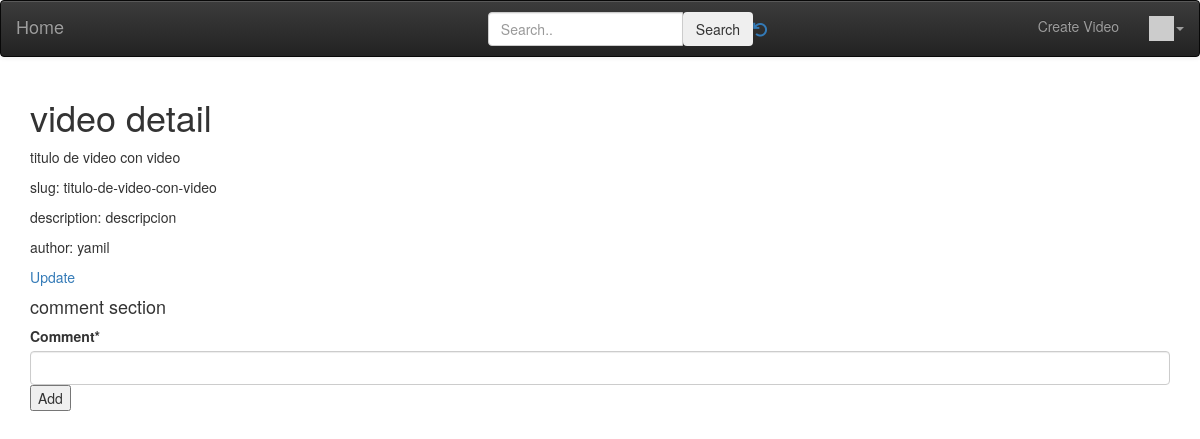
Screenshot of /6/ (signed in) with the database file from the repository.
### videos/models.py (models this page shows, shortened)
class Video(models.Model):
    title = models.CharField(max_length=255)
    description = models.TextField()
    slug = models.SlugField()
    video_file = models.FileField(upload_to='assets/videos/', validators=[FileExtensionValidator(allowed_extensions=['mp4']), validate_video_size])
    thumbnail = models.ImageField(upload_to='assets/thumbnails/')
    author = models.ForeignKey(settings.AUTH_USER_MODEL, on_delete=models.CASCADE)
    created = models.DateTimeField(auto_now_add=True)
    modified = models.DateTimeField(auto_now=True)

### videos/views.py (the view)
# urls.py: path('<int:pk>/', views.VideosDetailView.as_view(), name='videos_detail'),
class VideosDetailView(DetailView):
    model = Video
    def get_context_data(self, **kwargs):
        context = super().get_context_data(**kwargs)
        comment_form = CommentForm()
        context['comment_list'] = Comment.objects.filter(video=self.object)
        context['comment_form'] = comment_form
        return context

### videos/forms.py
class CommentForm(forms.Form):
    comment = forms.CharField(required=True, max_length=500, min_length=3, strip=True)

### home/templatetags/app_tags.py (called while the page is built)
@register.filter(name='gravatar')
def gravatar(user, size=35):
    email = str(user.email.strip().lower()).encode('utf-8')
    email_hash = md5(email).hexdigest()
    url = "//www.gravatar.com/avatar/{0}?s={1}&d=identicon&r=PG"
    return url.format(email_hash, size)

### videos/templates/videos/video_detail.html (shortened to what this page needs)
{% extends "base_menu.html" %}
{% block content %}
<h1>video detail</h1>
<p>{{object.title}}</p>
<p>slug: {{object.slug}}</p>
<p>description: {{object.description}}</p>
<p>author: {{object.author}}</p>
<a href="{% url 'videos:videos_update' object.id %}">Update</a>
<h4>comment section</h4>
{% if user.is_authenticated %}
{% load crispy_forms_tags %}
<form method="post" action="{% url 'videos:videos_comments_create' object.id %}">
    {{ comment_form|crispy }}
    <input type="submit" value="Add">
</form>
{% else %}
<p>please login to comment</p>
{% endif %}
{% endblock %}

### rows the page displays
Video: title "titulo de video con video", slug "titulo-de-video-con-video", description "descripcion", author "yamil"
